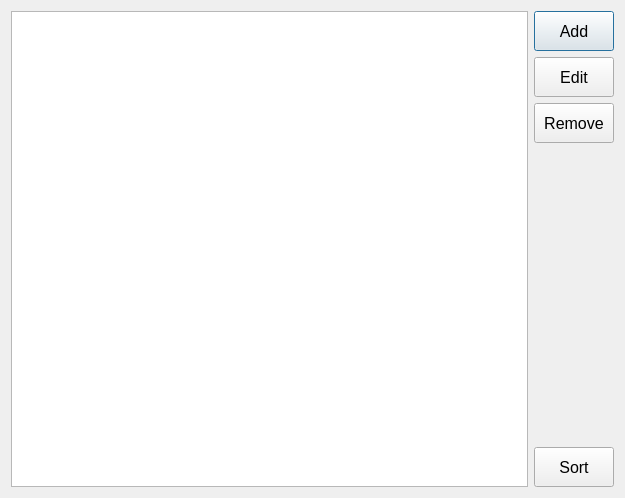
<?xml version="1.0" encoding="UTF-8"?>
<ui version="4.0">
 <class>Dialog</class>
 <widget class="QDialog" name="Dialog">
  <property name="geometry">
   <rect>
    <x>0</x>
    <y>0</y>
    <width>625</width>
    <height>498</height>
   </rect>
  </property>
  <property name="windowTitle">
   <string>Dialog</string>
  </property>
  <layout class="QHBoxLayout" name="horizontalLayout">
   <item>
    <widget class="QListWidget" name="listWidget"/>
   </item>
   <item>
    <layout class="QVBoxLayout" name="verticalLayout">
     <item>
      <widget class="QPushButton" name="pushButton_add">
       <property name="minimumSize">
        <size>
         <width>0</width>
         <height>40</height>
        </size>
       </property>
       <property name="font">
        <font>
         <pointsize>12</pointsize>
        </font>
       </property>
       <property name="text">
        <string>Add</string>
       </property>
       <property name="default">
        <bool>false</bool>
       </property>
      </widget>
     </item>
     <item>
      <widget class="QPushButton" name="pushButton_edit">
       <property name="minimumSize">
        <size>
         <width>0</width>
         <height>40</height>
        </size>
       </property>
       <property name="font">
        <font>
         <pointsize>12</pointsize>
        </font>
       </property>
       <property name="text">
        <string>Edit</string>
       </property>
      </widget>
     </item>
     <item>
      <widget class="QPushButton" name="pushButton_remove">
       <property name="sizePolicy">
        <sizepolicy hsizetype="Minimum" vsizetype="Fixed">
         <horstretch>0</horstretch>
         <verstretch>0</verstretch>
        </sizepolicy>
       </property>
       <property name="minimumSize">
        <size>
         <width>0</width>
         <height>40</height>
        </size>
       </property>
       <property name="font">
        <font>
         <pointsize>12</pointsize>
        </font>
       </property>
       <property name="text">
        <string>Remove</string>
       </property>
      </widget>
     </item>
     <item>
      <spacer name="verticalSpacer">
       <property name="orientation">
        <enum>Qt::Vertical</enum>
       </property>
       <property name="sizeHint" stdset="0">
        <size>
         <width>20</width>
         <height>40</height>
        </size>
       </property>
      </spacer>
     </item>
     <item>
      <widget class="QPushButton" name="pushButton_sort">
       <property name="minimumSize">
        <size>
         <width>0</width>
         <height>40</height>
        </size>
       </property>
       <property name="font">
        <font>
         <pointsize>12</pointsize>
        </font>
       </property>
       <property name="text">
        <string>Sort</string>
       </property>
      </widget>
     </item>
    </layout>
   </item>
  </layout>
 </widget>
 <resources/>
 <connections/>
</ui>
